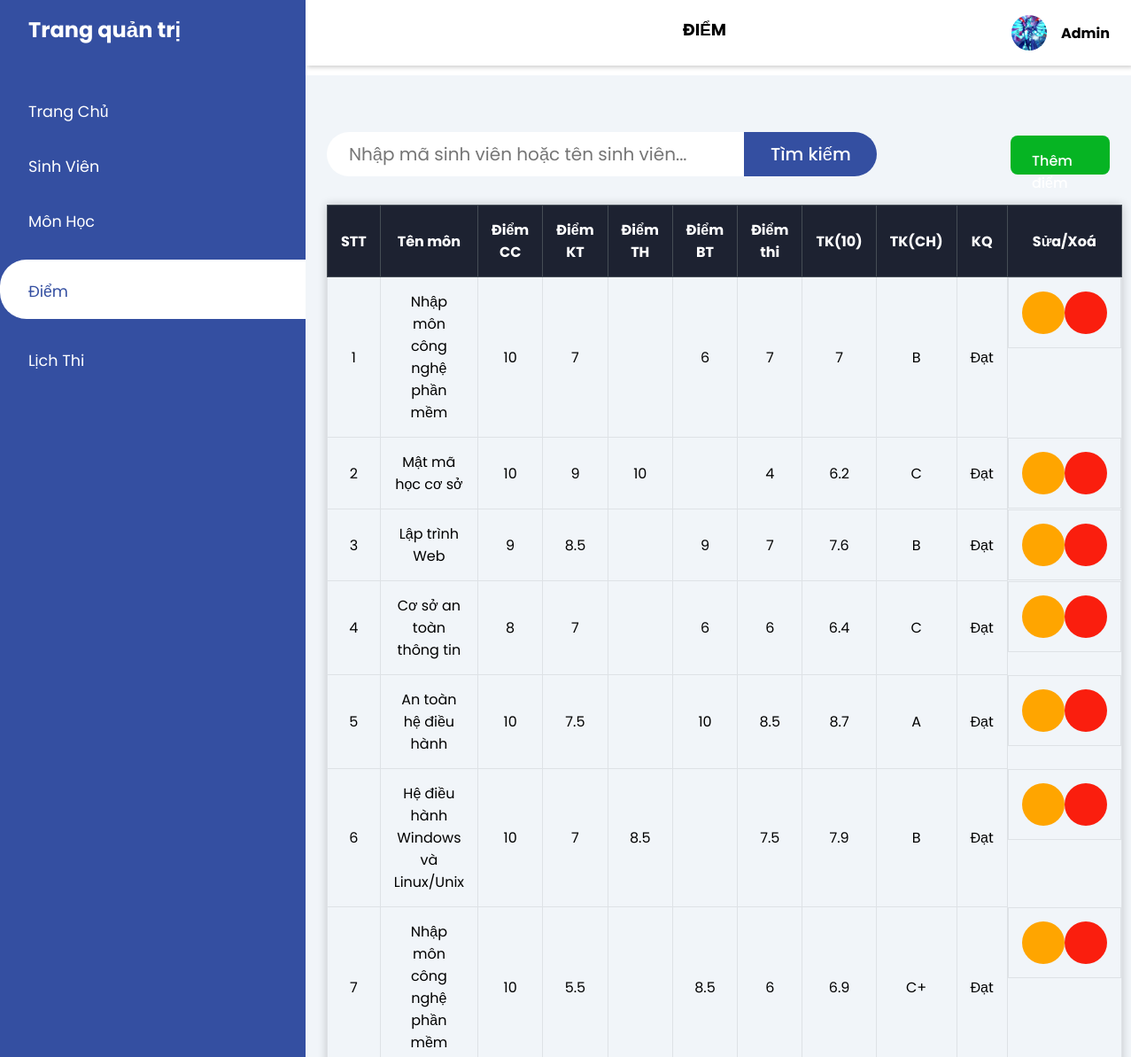
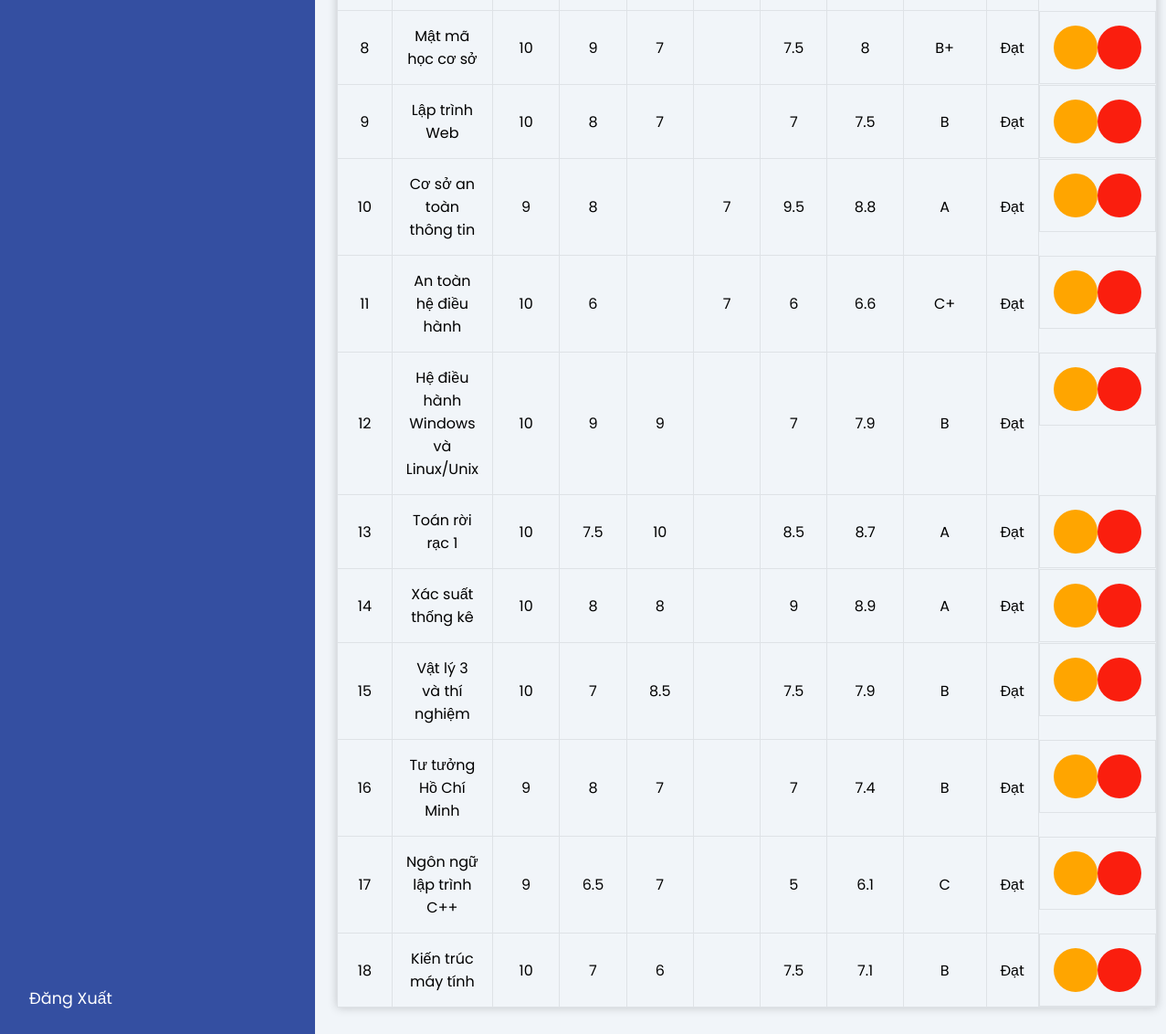
Screenshot of /backend/admin_mark/admin_mark.php (signed in) with the database file from the repository (2 pictures, top to bottom).
### tables this page shows
CREATE TABLE `transcript` (
  `transcriptID` int(11) NOT NULL,
  `studentID` varchar(10) NOT NULL,
  `subjectID` int(11) NOT NULL,
  `diemCC` float NOT NULL,
  `diemKT` float NOT NULL,
  `diemTH` float DEFAULT NULL,
  `diemBT` float DEFAULT NULL,
  `diemThi` float NOT NULL,
  `diemTK_so` float NOT NULL,
  `diemTK_chu` varchar(3) NOT NULL,
  `ketQua` varchar(10) NOT NULL
);

CREATE TABLE `subject` (
  `subjectID` int(11) NOT NULL,
  `maMon` varchar(7) NOT NULL,
  `tenMon` varchar(100) NOT NULL,
  `soTinChi` int(11) NOT NULL,
  `thu` varchar(8) NOT NULL,
  `ca` int(11) NOT NULL,
  `phong` varchar(6) NOT NULL,
  `giangVien` varchar(150) NOT NULL,
  `hocPhi` int(11) NOT NULL,
  `hocKy` int(2) NOT NULL,
  `namHoc` varchar(9) NOT NULL
);

### database/dbhelper.php (called while the page is built, shortened)
<?php
function executeResult ($sql) {
    $conn = mysqli_connect(HOST, USERNAME, PASSWORD, DATABASE);
    $resultset = mysqli_query($conn, $sql);
    $list = [];
        while ($row = $resultset->fetch_assoc())
        $list[] = $row;
        return $list;
}

### backend/admin_mark/admin_mark.php (the view, shortened to what this page needs)
<?php
require_once "/xampp/htdocs/QuanLySinhVien/database/dbhelper.php";
?>
<!DOCTYPE html>
<html lang="en">
<head>
    <link rel="stylesheet" href="https://maxst.icons8.com/vue-static/landings/line-awesome/line-awesome/1.3.0/css/line-awesome.min.css">
    <link rel="stylesheet" href="../assets/css/admin_mark.css">
</head>
<body>
    <div class="sidebar">
        <div class="sidebar-brand">
            <h2><i class="lab la-accusoft"></i> <span>Trang quản trị</span></h2>
        </div>
        <div class="sidebar-menu">
            <ul>
                <li>
                    <a href="../admin_home/admin_home.php"><span class="las la-igloo"></span>
                        <span>Trang Chủ</span></a>
                </li>
                <li>
                    <a href="../admin_student/admin_student.php"><span class="las la-user-circle"></span>
                        <span>Sinh Viên</span></a>
                </li>
                <li>
                    <a href="../admin_subject/admin_subject.php"><span class="las la-book"></span>
                        <span>Môn Học</span></a>
                </li>
                <li>
                    <a href="../admin_mark/admin_mark.php" class="active"><span class="las la-graduation-cap"></span>
                        <span>Điểm</span></a>
                </li>
                <li>
                    <a href="../admin_examSchedule/admin_examSchedule.php"><span class="las la-calendar-alt"></span>
                        <span>Lịch Thi</span></a>
                </li>
                <li>
                    <a href="../admin_logout/admin_logout.php"><span class="las la-sign-out-alt"></span>
                        <span>Đăng Xuất</span></a>
                </li>
            </ul>
        </div>
    </div>
    <div class="main-content">
        <header>
            <label for="nav-toggle">
                <span class="las la-bars"></span>
            </label>
            <h3>ĐIỂM</h3>
            <div class="user-wrapper">
                <img src="../assets/img/admin_page/photon_dragon.png" width="40px" height="40px" alt="">
                <div>
                    <h4>Admin</h4>
                </div>
            </div>
        </header>
        <main>
            <div class="subject-search">
                <form action="<?php echo htmlspecialchars($_SERVER["PHP_SELF"]); ?>" method="get">
                    <input type="text" placeholder="Nhập mã sinh viên hoặc tên sinh viên..." name="search" class="timKiem">
                    <input type="submit" value="Tìm kiếm">
                </form>
                <a href="input_mark.php" type="submit" name="add-btn" class="add-btn">Thêm điểm</a href="">
            </div>
            <div class="subject-table">
                <table width="100%">
                    <thead>
                        <tr>
                            <th>STT</th>
                            <th>Tên môn</th>
                            <th>Điểm CC</th>
                            <th>Điểm KT</th>
                            <th>Điểm TH</th>
                            <th>Điểm BT</th>
                            <th>Điểm thi</th>
                            <th>TK(10)</th>
                            <th>TK(CH)</th>
                            <th>KQ</th>
                            <th>Sửa/Xoá</th>
                        </tr>
                    </thead>
                    <tbody class="danhsach">
                        <?php
                        if (isset($_GET['search']) && $_GET['search'] !== ''){
                            $search = trim($_GET['search']);
                            $sql = "select transcript.*, subject.tenMon
                                    from ((transcript
                                    inner join subject on transcript.subjectID = subject.subjectID)
                                    inner join student on transcript.studentID = student.studentID)
                                    where student.studentID like '%{$search}%' or student.ten like '%{$search}%'
                                    order by transcript.transcriptID";
                        }
                        else {
                            $sql =  "select transcript.*, subject.tenMon
                                    from transcript
                                    inner join subject on transcript.subjectID = subject.subjectID
                                    order by transcript.transcriptID";
                        }
                            $index = 1;
                            $markList = executeResult($sql);
                            if (count($markList) !== 0)
                                foreach ($markList as $std) {
                                    echo "<tr>
                                    <td>".($index++)."</td>
                                    <td>{$std["tenMon"]}</td>
                                    <td>{$std["diemCC"]}</td>
                                    <td>{$std["diemKT"]}</td>
                                    <td>{$std["diemTH"]}</td>
                                    <td>{$std["diemBT"]}</td>
                                    <td>{$std["diemThi"]}</td>
                                    <td>{$std["diemTK_so"]}</td>
                                    <td>{$std["diemTK_chu"]}</td>
                                    <td>{$std["ketQua"]}</td>
                                    <td>
                                        <a href='edit_mark.php?id={$std["transcriptID"]}' class='edit-btn'
                                        name='edit-btn'><i class='las la-pen'></i></a>
                                        <a href='delete_mark.php?id={$std["transcriptID"]}' class='delete-btn'
                                        name='delete-btn'><i class='las la-trash-alt'></i></a>
                                    </td>
                                </tr>";
                                }
                        ?>
                    </tbody>
                </table>
            </div>
        </main>
    </div>
</body>
</html>

### backend/assets/css/admin_mark.css (style rules this page uses)
:root { --main-color: #344fa1; --color-dark: #1D2231; --text-gray: #8390A2; }
* { padding: 0; margin: 0; box-sizing: border-box; list-style-type: none; text-decoration: none; font-family: 'Poppins', sans-serif; }
.sidebar { width: 345px; position: fixed; left: 0; top: 0; height: 100%; background: var(--main-color); z-index: 100; transition: width 300ms; }
.sidebar-brand { height: 90px; padding: 1rem 0rem 1rem 2rem; color: #fff; }
.sidebar-brand span { display: inline-block; padding-right: 1.3rem; }
.sidebar-menu { margin-top: 1rem; }
.sidebar-menu li { width: 100%; margin-bottom: 1.7rem; position: relative; }
.sidebar-menu a { padding-left: 1rem; display: block; color: #fff; font-size: 1.1rem; }
.sidebar-menu a.active { background: #fff; padding-top: 1rem; padding-bottom: 1rem; color: var(--main-color); border-radius: 30px 0 0 30px; }
.sidebar-menu a span:first-child { font-size: 1.5rem; padding-right: 1rem; }
.sidebar-menu li:last-child { position: absolute; bottom: 0; }
.main-content { margin-left: 345px; }
header { background: #fff; display: flex; justify-content: space-between; padding: 1rem 1.5rem; box-shadow: 2px 2px 5px rgba(0, 0, 0, 0.2); position: fixed; left: 345px; width: calc(100% - 345px); top: 0; z-index: 100; transition: left 300ms; }
header h3 { margin-left: 4rem; margin-top: .2rem; }
header label span { font-size: 1.7rem; padding-right: 1rem; }
.user-wrapper { display: flex; align-items: center; }
.user-wrapper img { border-radius: 50%; margin-right: 1rem; }
.user-wrapper h4 { margin-bottom: 0rem !important; }
main { margin-top: 85px; padding: 2rem 1.5rem; background: #f1f5f9; min-height: calc(100vh - 90px); }
.subject-search { width: 100%; margin-top: 2rem; }
.subject-search form { display: inline; position: relative; }
.subject-search input { position: relative; display: inline-block; font-size: 20px; }
input[type="text"] { background: #fff; width: 29.5rem; height: 3.125rem; border: none; outline: none; padding: 0 25px; border-radius: 30px 0 0 30px; }
input[type="submit"] { position: relative; left: -0.313rem; border-radius: 0 30px 30px 0; height: 3.125rem; width: 9.375rem; border: none; outline: none; cursor: pointer; background: var(--main-color); color: #fff; font-weight: 500; }
.add-btn { background: #06b423; border: none; border-radius: 0.5rem; outline: none; cursor: pointer; width: 7rem; height: 2.75rem; margin-top: .25rem; font-size: 16px; font-weight: 500; color: #fff; position: absolute; right: 1.5rem; padding: 16px 0 0 24px; }
.subject-table { margin-top: 2rem; font-size: 16px; text-align: center; }
.subject-table table, .subject-table th, .subject-table td { border: 1px solid #dee2e6; border-collapse: collapse; }
.subject-table th, .subject-table td { padding: 0.938rem; }
.subject-table th { background: #1D2231; color: #fff; border-color: #454d55; }
.subject-table tr th:first-child { width: 5%; }
.subject-table tr th:nth-child(2) { width: 25%; }
.subject-table tr th:nth-child(3) { width: 5%; }
.subject-table tr th:nth-child(4) { width: 5%; }
.subject-table tr th:nth-child(5) { width: 5%; }
.subject-table tr th:nth-child(6) { width: 5%; }
.subject-table tr th:nth-child(7) { width: 5%; }
.subject-table tr th:nth-child(8) { width: 5%; }
.subject-table tr th:nth-child(9) { width: 5%; }
.subject-table tr th:nth-child(10) { width: 5%; }
.subject-table tr th:nth-child(11) { width: 15%; }
.subject-table table { box-shadow: 0 0 10px rgba(0, 0, 0, 0.2); }
.subject-table tr td:last-child { display: flex; justify-content: space-around; }
.subject-table .edit-btn, .subject-table .delete-btn { width: 3rem; height: 3rem; font-size: 2rem; }
.subject-table .edit-btn { background: orange; border: none; outline: none; cursor: pointer; border-radius: 100%; color: #000; }
.subject-table .delete-btn { background: #fa1e0e; border: none; outline: none; cursor: pointer; border-radius: 100%; color: #fff; }

### rows the page displays
transcript: subjectID.tenMon "Nhập môn công nghệ phần mềm", diemCC "10", diemKT "7", diemBT "6", diemThi "7", diemTK_so "7", diemTK_chu "B", ketQua "Đạt"
transcript: subjectID.tenMon "Mật mã học cơ sở", diemCC "10", diemKT "9", diemTH "10", diemThi "4", diemTK_so "6.2", diemTK_chu "C", ketQua "Đạt"
transcript: subjectID.tenMon "Lập trình Web", diemCC "9", diemKT "8.5", diemBT "9", diemThi "7", diemTK_so "7.6", diemTK_chu "B", ketQua "Đạt"
transcript: subjectID.tenMon "Cơ sở an toàn thông tin", diemCC "8", diemKT "7", diemBT "6", diemThi "6", diemTK_so "6.4", diemTK_chu "C", ketQua "Đạt"
transcript: subjectID.tenMon "An toàn hệ điều hành", diemCC "10", diemKT "7.5", diemBT "10", diemThi "8.5", diemTK_so "8.7", diemTK_chu "A", ketQua "Đạt"
transcript: subjectID.tenMon "Hệ điều hành Windows và Linux/Unix", diemCC "10", diemKT "7", diemTH "8.5", diemThi "7.5", diemTK_so "7.9", diemTK_chu "B", ketQua "Đạt"
transcript: subjectID.tenMon "Nhập môn công nghệ phần mềm", diemCC "10", diemKT "5.5", diemBT "8.5", diemThi "6", diemTK_so "6.9", diemTK_chu "C+", ketQua "Đạt"
transcript: subjectID.tenMon "Mật mã học cơ sở", diemCC "10", diemKT "9", diemTH "7", diemThi "7.5", diemTK_so "8", diemTK_chu "B+", ketQua "Đạt"
transcript: subjectID.tenMon "Lập trình Web", diemCC "10", diemKT "8", diemTH "7", diemThi "7", diemTK_so "7.5", diemTK_chu "B", ketQua "Đạt"
transcript: subjectID.tenMon "Cơ sở an toàn thông tin", diemCC "9", diemKT "8", diemBT "7", diemThi "9.5", diemTK_so "8.8", diemTK_chu "A", ketQua "Đạt"
transcript: subjectID.tenMon "An toàn hệ điều hành", diemCC "10", diemKT "6", diemBT "7", diemThi "6", diemTK_so "6.6", diemTK_chu "C+", ketQua "Đạt"
transcript: subjectID.tenMon "Hệ điều hành Windows và Linux/Unix", diemCC "10", diemKT "9", diemTH "9", diemThi "7", diemTK_so "7.9", diemTK_chu "B", ketQua "Đạt"
transcript: subjectID.tenMon "Toán rời rạc 1", diemCC "10", diemKT "7.5", diemTH "10", diemThi "8.5", diemTK_so "8.7", diemTK_chu "A", ketQua "Đạt"
transcript: subjectID.tenMon "Xác suất thống kê", diemCC "10", diemKT "8", diemTH "8", diemThi "9", diemTK_so "8.9", diemTK_chu "A", ketQua "Đạt"
transcript: subjectID.tenMon "Vật lý 3 và thí nghiệm", diemCC "10", diemKT "7", diemTH "8.5", diemThi "7.5", diemTK_so "7.9", diemTK_chu "B", ketQua "Đạt"
transcript: subjectID.tenMon "Tư tưởng Hồ Chí Minh", diemCC "9", diemKT "8", diemTH "7", diemThi "7", diemTK_so "7.4", diemTK_chu "B", ketQua "Đạt"
transcript: subjectID.tenMon "Ngôn ngữ lập trình C++", diemCC "9", diemKT "6.5", diemTH "7", diemThi "5", diemTK_so "6.1", diemTK_chu "C", ketQua "Đạt"
transcript: subjectID.tenMon "Kiến trúc máy tính", diemCC "10", diemKT "7", diemTH "6", diemThi "7.5", diemTK_so "7.1", diemTK_chu "B", ketQua "Đạt"
